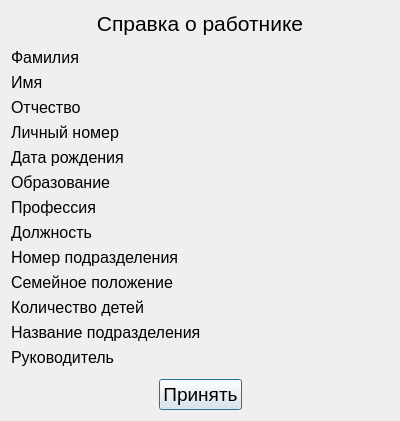
<?xml version="1.0" encoding="UTF-8"?>
<ui version="4.0">
 <class>aboutempl</class>
 <widget class="QDialog" name="aboutempl">
  <property name="geometry">
   <rect>
    <x>0</x>
    <y>0</y>
    <width>400</width>
    <height>421</height>
   </rect>
  </property>
  <property name="windowTitle">
   <string>Dialog</string>
  </property>
  <layout class="QGridLayout" name="gridLayout">
   <item row="0" column="0">
    <widget class="QLabel" name="label">
     <property name="font">
      <font>
       <pointsize>16</pointsize>
      </font>
     </property>
     <property name="text">
      <string>Справка о работнике</string>
     </property>
     <property name="alignment">
      <set>Qt::AlignCenter</set>
     </property>
    </widget>
   </item>
   <item row="4" column="0">
    <layout class="QHBoxLayout" name="horizontalLayout">
     <item>
      <spacer name="horizontalSpacer_2">
       <property name="orientation">
        <enum>Qt::Horizontal</enum>
       </property>
       <property name="sizeHint" stdset="0">
        <size>
         <width>40</width>
         <height>20</height>
        </size>
       </property>
      </spacer>
     </item>
     <item>
      <widget class="QPushButton" name="accept">
       <property name="font">
        <font>
         <pointsize>14</pointsize>
        </font>
       </property>
       <property name="text">
        <string>Принять</string>
       </property>
      </widget>
     </item>
     <item>
      <spacer name="horizontalSpacer">
       <property name="orientation">
        <enum>Qt::Horizontal</enum>
       </property>
       <property name="sizeHint" stdset="0">
        <size>
         <width>40</width>
         <height>20</height>
        </size>
       </property>
      </spacer>
     </item>
    </layout>
   </item>
   <item row="2" column="0">
    <layout class="QGridLayout" name="gridLayout_2">
     <item row="3" column="0">
      <widget class="QLabel" name="label_4">
       <property name="font">
        <font>
         <pointsize>12</pointsize>
        </font>
       </property>
       <property name="text">
        <string>Отчество</string>
       </property>
      </widget>
     </item>
     <item row="2" column="0">
      <widget class="QLabel" name="label_3">
       <property name="font">
        <font>
         <pointsize>12</pointsize>
        </font>
       </property>
       <property name="text">
        <string>Имя</string>
       </property>
      </widget>
     </item>
     <item row="12" column="0">
      <widget class="QLabel" name="label_8">
       <property name="font">
        <font>
         <pointsize>12</pointsize>
        </font>
       </property>
       <property name="text">
        <string>Название подразделения</string>
       </property>
      </widget>
     </item>
     <item row="11" column="1">
      <widget class="QLabel" name="numberofkids">
       <property name="font">
        <font>
         <pointsize>12</pointsize>
        </font>
       </property>
       <property name="text">
        <string/>
       </property>
      </widget>
     </item>
     <item row="7" column="1">
      <widget class="QLabel" name="profession">
       <property name="font">
        <font>
         <pointsize>12</pointsize>
        </font>
       </property>
       <property name="text">
        <string/>
       </property>
      </widget>
     </item>
     <item row="10" column="1">
      <widget class="QLabel" name="SP">
       <property name="font">
        <font>
         <pointsize>12</pointsize>
        </font>
       </property>
       <property name="text">
        <string/>
       </property>
      </widget>
     </item>
     <item row="10" column="0">
      <widget class="QLabel" name="label_7">
       <property name="font">
        <font>
         <pointsize>12</pointsize>
        </font>
       </property>
       <property name="text">
        <string>Семейное положение</string>
       </property>
      </widget>
     </item>
     <item row="12" column="1">
      <widget class="QLabel" name="nameofdivision">
       <property name="font">
        <font>
         <pointsize>12</pointsize>
        </font>
       </property>
       <property name="text">
        <string/>
       </property>
      </widget>
     </item>
     <item row="13" column="0">
      <widget class="QLabel" name="label_9">
       <property name="font">
        <font>
         <pointsize>12</pointsize>
        </font>
       </property>
       <property name="text">
        <string>Руководитель</string>
       </property>
      </widget>
     </item>
     <item row="0" column="0">
      <widget class="QLabel" name="label_2">
       <property name="font">
        <font>
         <pointsize>12</pointsize>
        </font>
       </property>
       <property name="text">
        <string>Фамилия</string>
       </property>
      </widget>
     </item>
     <item row="9" column="1">
      <widget class="QLabel" name="numberofdivision">
       <property name="font">
        <font>
         <pointsize>12</pointsize>
        </font>
       </property>
       <property name="text">
        <string/>
       </property>
      </widget>
     </item>
     <item row="7" column="0">
      <widget class="QLabel" name="label_5">
       <property name="font">
        <font>
         <pointsize>12</pointsize>
        </font>
       </property>
       <property name="text">
        <string>Профессия</string>
       </property>
      </widget>
     </item>
     <item row="8" column="1">
      <widget class="QLabel" name="post">
       <property name="font">
        <font>
         <pointsize>12</pointsize>
        </font>
       </property>
       <property name="text">
        <string/>
       </property>
      </widget>
     </item>
     <item row="11" column="0">
      <widget class="QLabel" name="label_11">
       <property name="font">
        <font>
         <pointsize>12</pointsize>
        </font>
       </property>
       <property name="text">
        <string>Количество детей</string>
       </property>
      </widget>
     </item>
     <item row="6" column="0">
      <widget class="QLabel" name="label_13">
       <property name="font">
        <font>
         <pointsize>12</pointsize>
        </font>
       </property>
       <property name="text">
        <string>Образование</string>
       </property>
      </widget>
     </item>
     <item row="6" column="1">
      <widget class="QLabel" name="education">
       <property name="font">
        <font>
         <pointsize>12</pointsize>
        </font>
       </property>
       <property name="text">
        <string/>
       </property>
      </widget>
     </item>
     <item row="4" column="1">
      <widget class="QLabel" name="numberself">
       <property name="font">
        <font>
         <pointsize>12</pointsize>
        </font>
       </property>
       <property name="text">
        <string/>
       </property>
      </widget>
     </item>
     <item row="4" column="0">
      <widget class="QLabel" name="label_14">
       <property name="font">
        <font>
         <pointsize>12</pointsize>
        </font>
       </property>
       <property name="text">
        <string>Личный номер</string>
       </property>
      </widget>
     </item>
     <item row="9" column="0">
      <widget class="QLabel" name="label_6">
       <property name="font">
        <font>
         <pointsize>12</pointsize>
        </font>
       </property>
       <property name="text">
        <string>Номер подразделения</string>
       </property>
      </widget>
     </item>
     <item row="5" column="1">
      <widget class="QLabel" name="date">
       <property name="font">
        <font>
         <pointsize>12</pointsize>
        </font>
       </property>
       <property name="text">
        <string/>
       </property>
      </widget>
     </item>
     <item row="5" column="0">
      <widget class="QLabel" name="label_15">
       <property name="font">
        <font>
         <pointsize>12</pointsize>
        </font>
       </property>
       <property name="text">
        <string>Дата рождения</string>
       </property>
      </widget>
     </item>
     <item row="8" column="0">
      <widget class="QLabel" name="label_12">
       <property name="font">
        <font>
         <pointsize>12</pointsize>
        </font>
       </property>
       <property name="text">
        <string>Должность</string>
       </property>
      </widget>
     </item>
     <item row="13" column="1">
      <widget class="QLabel" name="rykovoditel">
       <property name="font">
        <font>
         <pointsize>12</pointsize>
        </font>
       </property>
       <property name="text">
        <string/>
       </property>
      </widget>
     </item>
     <item row="0" column="1">
      <widget class="QLabel" name="name">
       <property name="font">
        <font>
         <pointsize>12</pointsize>
        </font>
       </property>
       <property name="text">
        <string/>
       </property>
      </widget>
     </item>
     <item row="2" column="1">
      <widget class="QLabel" name="name2">
       <property name="font">
        <font>
         <pointsize>12</pointsize>
        </font>
       </property>
       <property name="text">
        <string/>
       </property>
      </widget>
     </item>
     <item row="3" column="1">
      <widget class="QLabel" name="surname">
       <property name="font">
        <font>
         <pointsize>12</pointsize>
        </font>
       </property>
       <property name="text">
        <string/>
       </property>
      </widget>
     </item>
    </layout>
   </item>
   <item row="1" column="0">
    <spacer name="verticalSpacer">
     <property name="orientation">
      <enum>Qt::Vertical</enum>
     </property>
     <property name="sizeHint" stdset="0">
      <size>
       <width>20</width>
       <height>40</height>
      </size>
     </property>
    </spacer>
   </item>
   <item row="3" column="0">
    <spacer name="verticalSpacer_2">
     <property name="orientation">
      <enum>Qt::Vertical</enum>
     </property>
     <property name="sizeHint" stdset="0">
      <size>
       <width>20</width>
       <height>40</height>
      </size>
     </property>
    </spacer>
   </item>
  </layout>
 </widget>
 <resources/>
 <connections>
  <connection>
   <sender>accept</sender>
   <signal>clicked()</signal>
   <receiver>aboutempl</receiver>
   <slot>close()</slot>
   <hints>
    <hint type="sourcelabel">
     <x>200</x>
     <y>574</y>
    </hint>
    <hint type="destinationlabel">
     <x>199</x>
     <y>299</y>
    </hint>
   </hints>
  </connection>
 </connections>
</ui>
